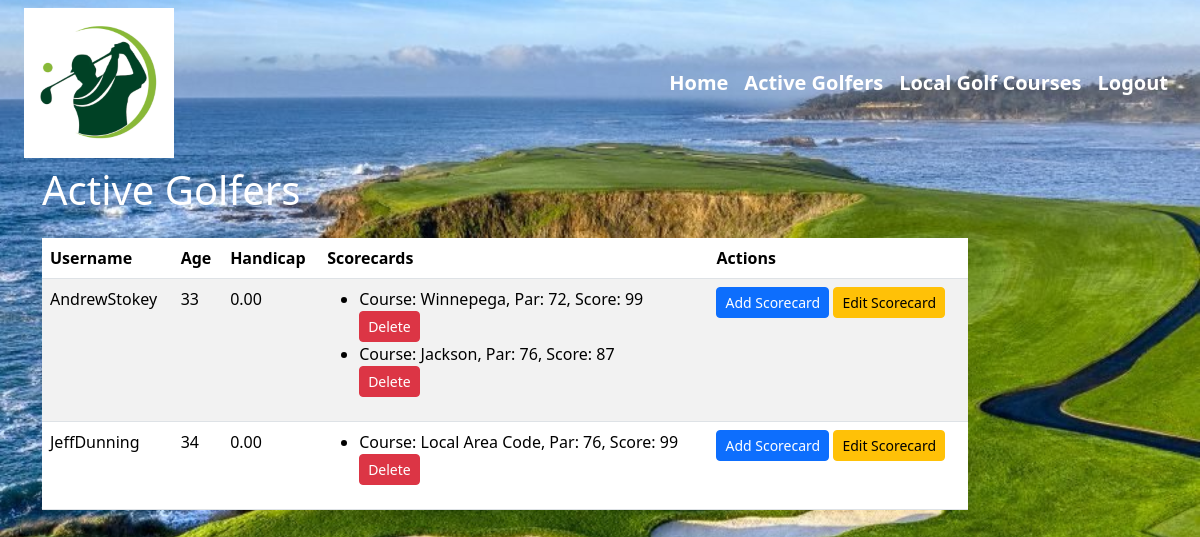
/golfers_unite_app/active-golfers/ (signed in), run on an earlier commit of the app's database.
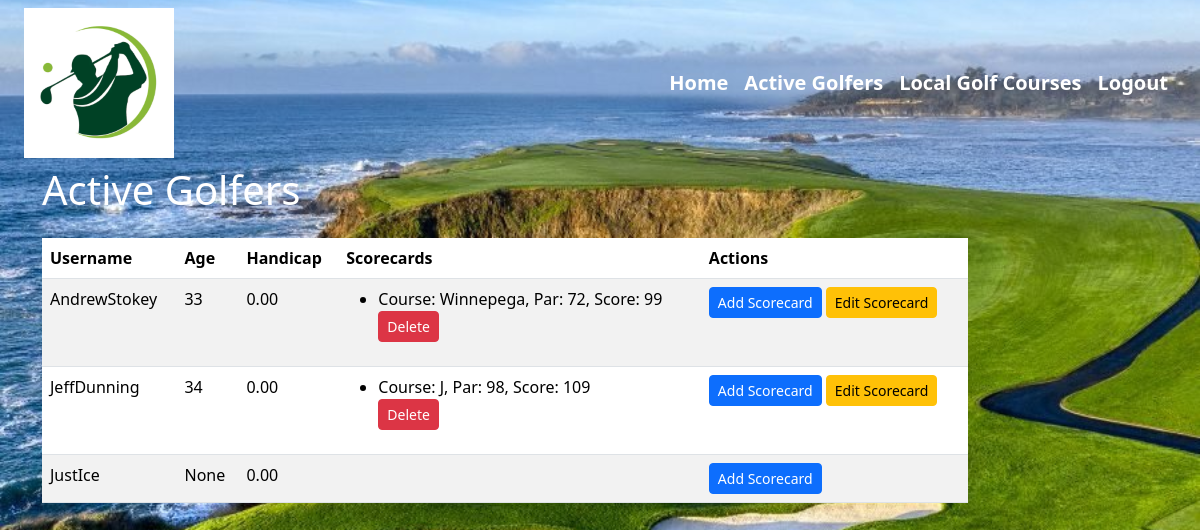
And on a later commit of the database.
### golfers_unite_app/models.py (models this page shows, shortened)
class Golfer(models.Model):
    user = models.OneToOneField(User, on_delete=models.CASCADE)
    bio = models.TextField(blank=True)
    handicap = models.DecimalField(max_digits=5, decimal_places=2, default=0)
    age = models.PositiveIntegerField(blank=True, null=True)

class Scorecard(models.Model):
    golfer = models.ForeignKey(Golfer, on_delete=models.CASCADE)
    date_played = models.DateField(default=timezone.now)
    course_name = models.CharField(max_length=100)
    score = models.PositiveIntegerField()
    par = models.PositiveIntegerField()
    holes = models.PositiveIntegerField(default=0)

### golfers_unite_app/views.py (the view)
# urls.py: path('golfers_unite_app/active-golfers/', views.active_golfers_view, name='active_golfers'),
@login_required
def active_golfers_view(request):
    golfers = Golfer.objects.all()
    return render(request, 'golfers_unite_app/active_golfers.html', {'golfers': golfers})

### golfers_unite_app/templates/golfers_unite_app/active_golfers.html (shortened to what this page needs)
{% extends "golfers_unite_app/base_template.html" %}
{% block content %}
    <h1 class="mb-4 text-white">Active Golfers</h1>
    <div class="table-responsive">
        <table class="table table-striped table-hover">
            <thead class="bg-dark text-white">
                <tr>
                    <th scope="col">Username</th>
                    <th scope="col">Age</th>
                    <th scope="col">Handicap</th>
                    <th scope="col">Scorecards</th>
                    <th scope="col">Actions</th>
                </tr>
            </thead>
            <tbody>
                {% for golfer in golfers %}
                    <tr>
                        <td>{{ golfer.user.username }}</td>
                        <td>{{ golfer.age }}</td>
                        <td>{{ golfer.handicap }}</td>
                        <td>
                            <ul>
                                {% for scorecard in golfer.scorecard_set.all %}
                                    <li>Course: {{ scorecard.course_name }}, Par: {{ scorecard.par }}, Score: {{ scorecard.score }}</li>
                                    <form action="{% url 'delete_scorecard' scorecard_id=scorecard.id %}" method="post">
                                        <button type="submit" class="btn btn-sm btn-danger" onclick="return confirm('Are you sure you want to delete this scorecard?')">Delete</button>
                                    </form>
                                {% endfor %}
                            </ul>
                        </td>
                        <td>
                            <a href="{% url 'add_scorecard' golfer_id=golfer.id %}" class="btn btn-sm btn-primary">Add Scorecard</a>
                            {% if golfer.scorecard_set.all %}
                                <a href="{% url 'edit_scorecard' scorecard_id=golfer.scorecard_set.first.id %}" class="btn btn-sm btn-warning">Edit Scorecard</a>
                            {% endif %}
                        </td>
                    </tr>
                {% endfor %}
            </tbody>
        </table>
    </div>
{% endblock %}

### golfers_unite_app/templates/golfers_unite_app/base_template.html (shortened to what this page needs)
{% load static %}
<!DOCTYPE html>
<html lang="en">
<head>
    <link href="https://cdn.jsdelivr.net/npm/bootstrap@5.3.1/dist/css/bootstrap.min.css" rel="stylesheet">
</head>
<body>
<div class="container-fluid">
    <nav class="navbar navbar-expand-lg navbar-dark bg-transparent">
        <div class="container-fluid">
            <img src="{% static 'images/golf_logo.png' %}" alt="Golf Logo">
            <div class="collapse navbar-collapse justify-content-end" id="navbarNavAltMarkup">
                <div class="navbar-nav">
                    <a class="nav-link active fs-5 fw-bold text-white" aria-current="page" href="{% url 'index' %}">Home</a>
                    {% if user.is_authenticated %}
                        <a class="nav-link fs-5 fw-bold text-white" href="{% url 'active_golfers' %}">Active Golfers</a>
                        <a class="nav-link fs-5 fw-bold text-white" href="#">Local Golf Courses</a>
                        <a class="nav-link fs-5 fw-bold text-white" href="{% url 'logout' %}">Logout</a>
                    {% endif %}
                </div>
            </div>
        </div>
    </nav>
    <div class="container">
        <div class="row">
            <div class="col-sm-10">
                {% block content %}
                {% endblock %}
            </div>
        </div>
    </div>
</div>
</body>
</html>

What changed in the data, as far as the page shows it:
removed Scorecard: course_name "Jackson", par "76", score "87", shown under Golfer "AndrewStokey"
removed Scorecard: course_name "Local Area Code", par "76", score "99", shown under Golfer "JeffDunning"
added Scorecard: course_name "J", par "98", score "109", shown under Golfer "JeffDunning"
added Golfer: user.username "JustIce", age "None", handicap "0.00"
